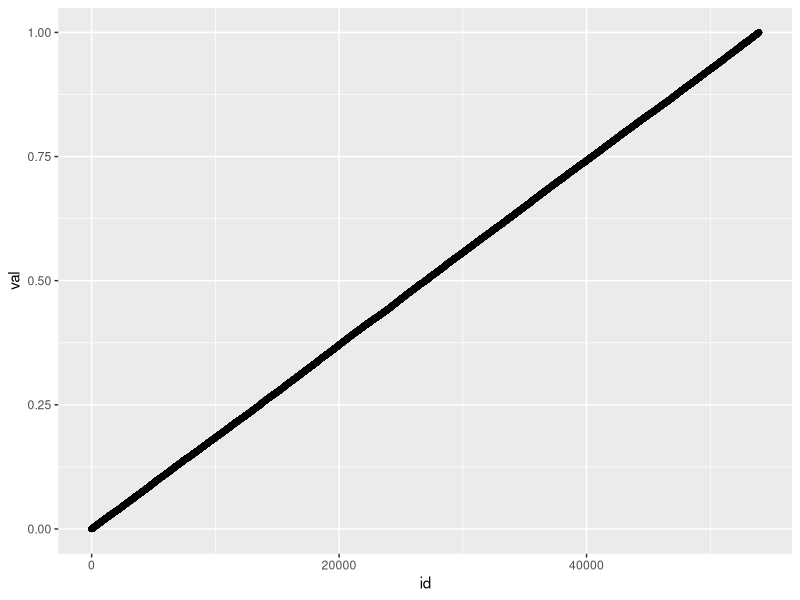
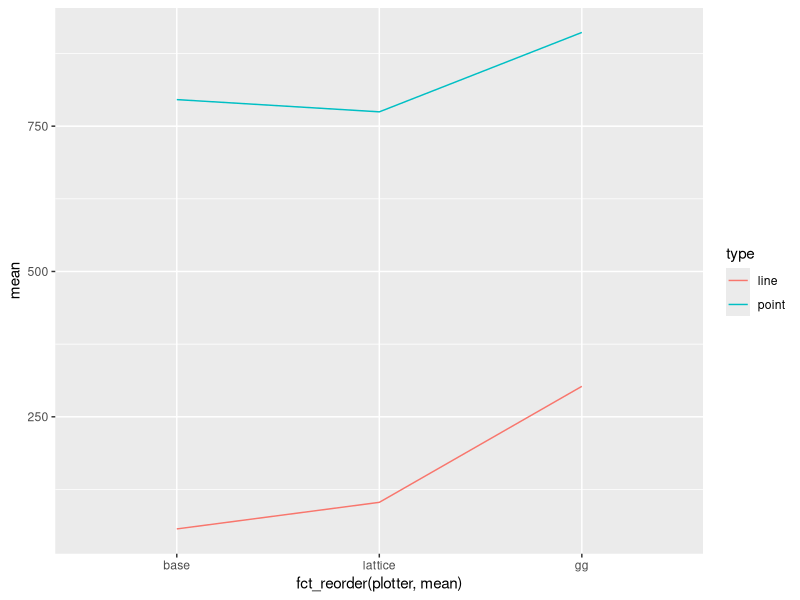
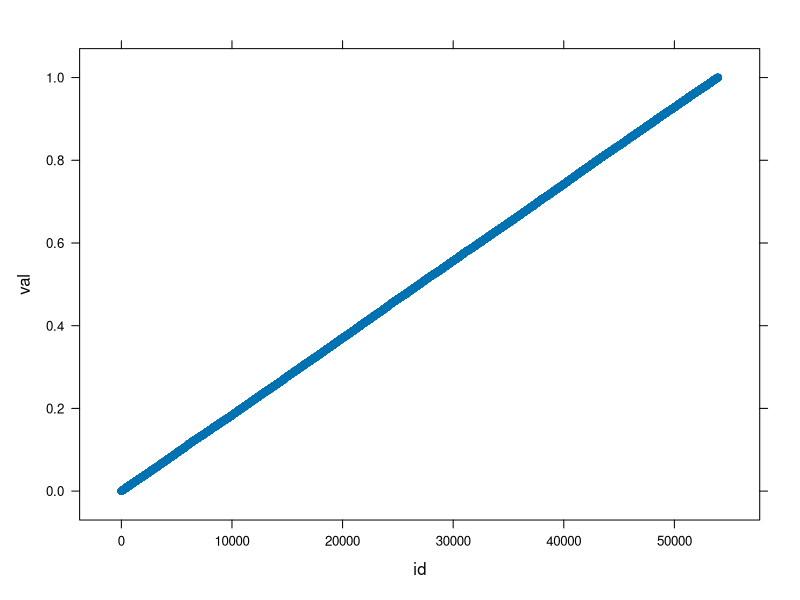
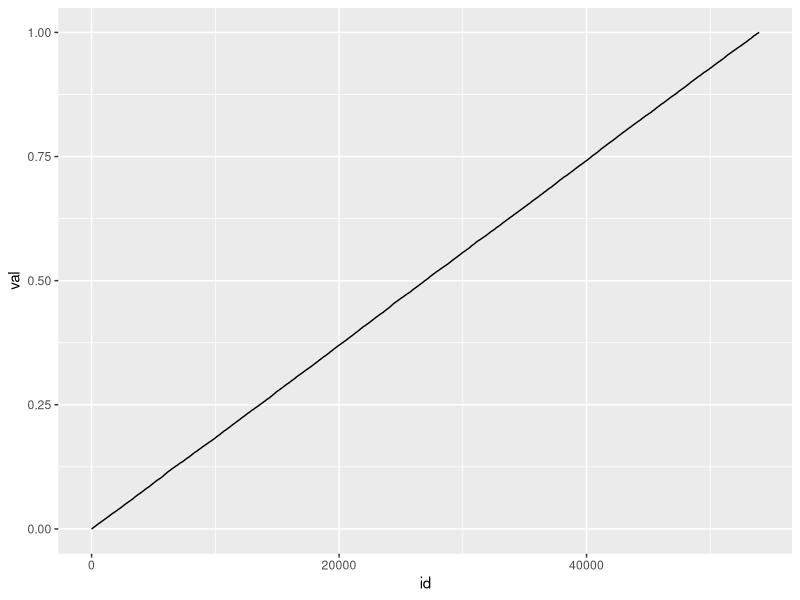
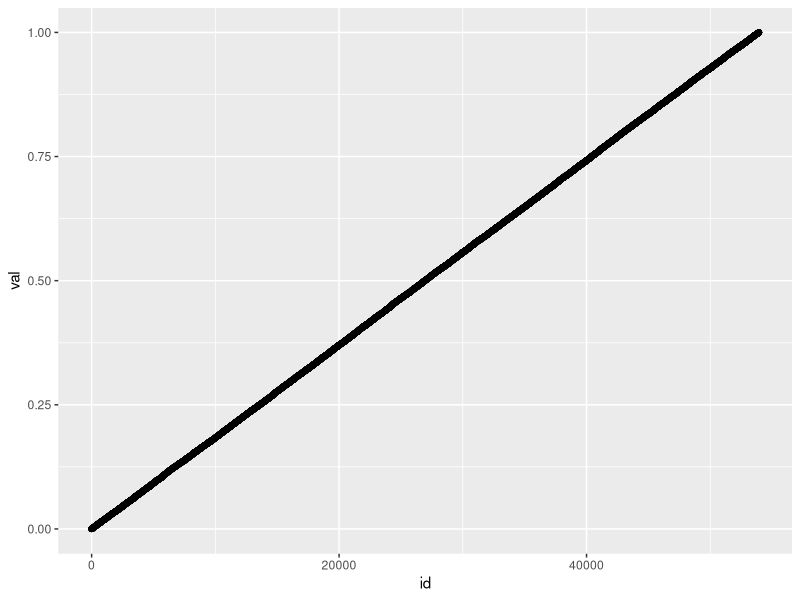
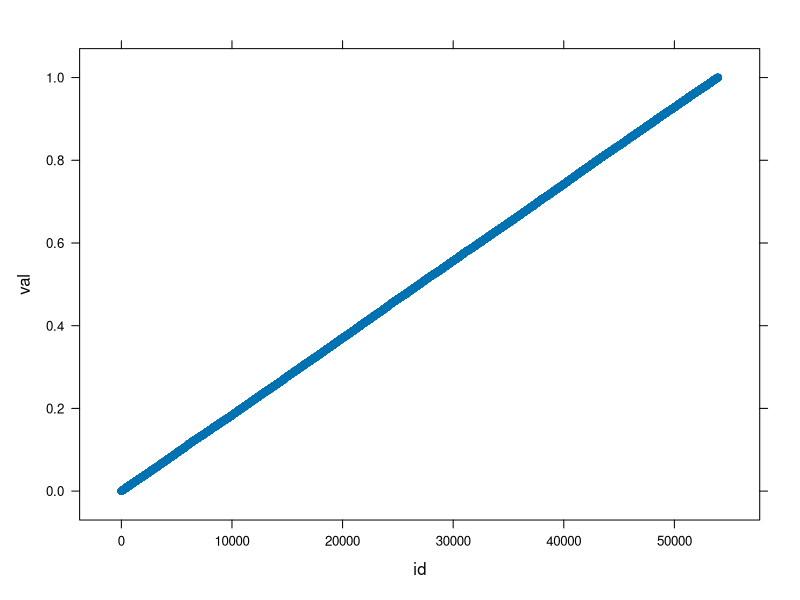
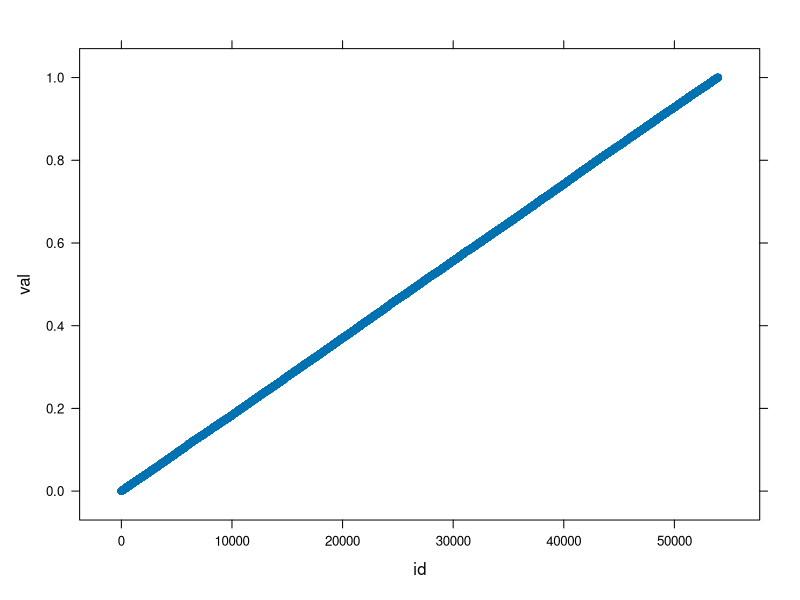
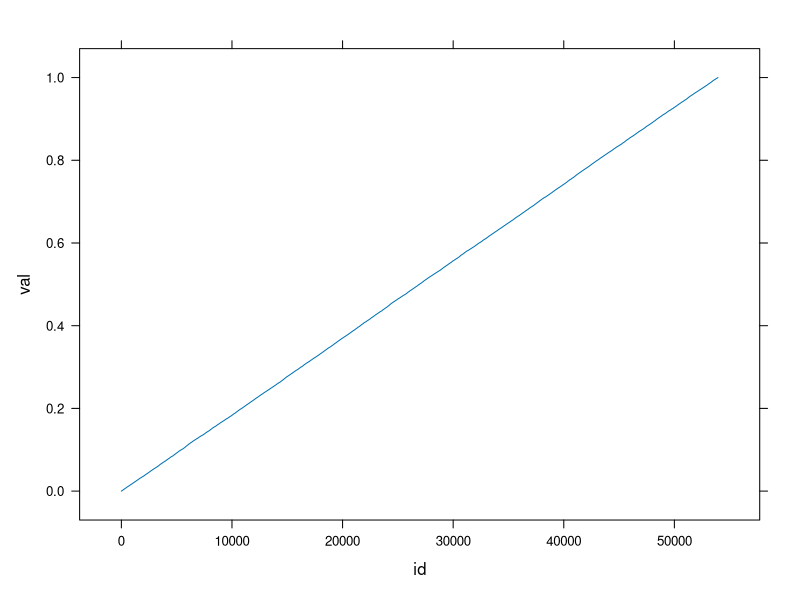

Source code (R) for these figures, in order: (Note: this script raises an error after producing the figures.)
## ---- chunk 1
knitr::opts_chunk$set(echo = TRUE)
## ---- chunk 2
library(tidyr)
library(forcats)

library(ggplot2)
library(lattice)
library(grid) 
library(microbenchmark)
## ---- chunk 3
line_point_bencher <- function(data, times = 5) {
  microbenchmark(
    gg_point = {
      png()
      p <- ggplot(data, aes(x = id, y = val)) + geom_point()
      print(p)
      dev.off()
    },
    gg_line = {
      png()
      p <- ggplot(data, aes(x = id, y = val)) + geom_line()
      print(p)
      dev.off()
    },
    base_point = {
      png()
      plot(data$id, data$val)
      dev.off()
    },
    base_line = {
      png()
      plot(data$id, data$val, type = 'l')
      dev.off()
    },
    lattice_point = {
      png()
      print(xyplot(val ~ id, data))
      dev.off()
    },
    lattice_line = {
      png()
      print(xyplot(val ~ id, data, type = 'l'))
      dev.off()
    }, times = times
  )
}

line_point_plotter <- function(data) {
  data %>%
    summary() %>%
    separate(expr, c("plotter", "type"), sep = "_") %>%
    ggplot() +
    geom_line(aes(fct_reorder(plotter, mean), mean, color = type, group = type))
}
## ---- chunk 4
n <- nrow(diamonds)
dat <- function(x) { data.frame(id = 1:x, val = sort(runif(x))) }
ggplot(dat(n), aes(id, val)) + geom_point()
## ---- chunk 5
plots <- line_point_bencher(dat(n))
plots
## ---- chunk 6
line_point_plotter(plots)
## ---- chunk 7
n <- 86400
plots <- line_point_bencher(dat(n))
plots
## ---- chunk 8
line_point_plotter(plots)
## ---- chunk 9
d <- data.frame(id = diamonds$carat, val = diamonds$price)
plots <- line_point_bencher(d)
plots
## ---- chunk 10
line_point_plotter(plots)
